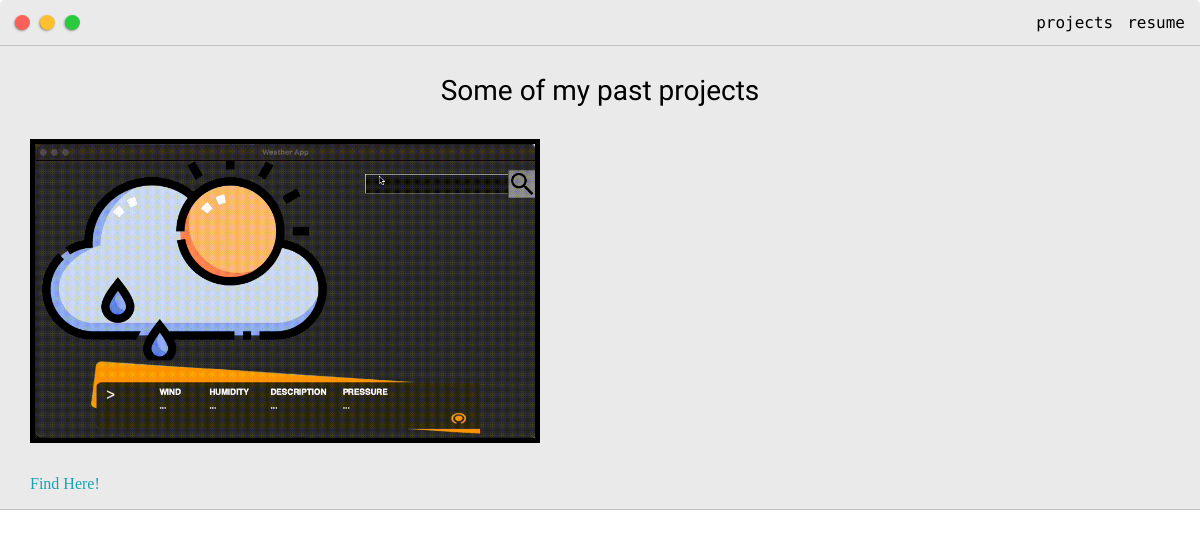
The page /projects/ on the database as committed earlier.
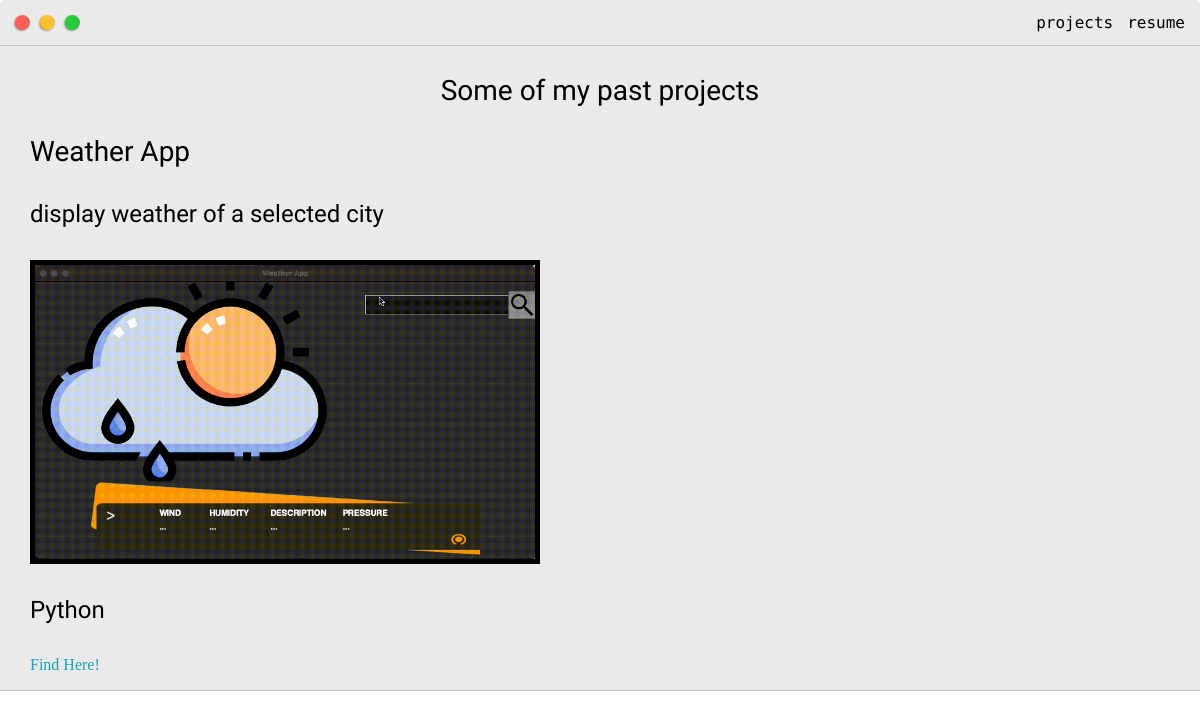
The same page on the database as committed later.
### devPortfolio/models.py (models this page shows)
class Project(models.Model):
    title = models.CharField(max_length=100)
    description= models.CharField(max_length=100)
    technology= models.CharField(max_length=100)
    image= models.ImageField(upload_to='gallery')
    link= models.URLField(max_length=200,null=True)

### devPortfolio/views.py (the view)
# urls.py: path('projects/', views.project_index, name="project_index"),
def project_index(requests):
    projects= Project.objects.all() # performs a query
    url= str(Project.image).replace('static', '')
    context = { #dictonary for projects to set information to templates
        'projects': projects, 'url':url
    }
    return render(requests, 'project_index.html', context)

### devPortfolio/templates/project_index.html (shortened to what this page needs)
{% extends 'main.html' %}
{% block content %}
{% include 'navBar.html' %}
{% load static %}
<head>
	<link rel="stylesheet" type="text/css" href="{% static 'css/default.css' %}">
	<link id="theme-style" rel="stylesheet" type="text/css" href="">
    <section class="s1">
		<div class="main-container">
			<h3 style="text-align: center;">Some of my past projects</h3>
			<h3 style="text-align: Left;">{{projects.0.title}}</h3>
			<h4 style="text-align: Left;">{{projects.0.description}}</h4>
			<div class="box">
				<img id="Weather-App" src="{% static 'img/WeatherApp.gif' %}">
			</div>
			<h4 style="text-align: left;">{{projects.0.technology}}</h4>
			<a style="text-align: left;" href= '{{projects.0.link}}'>Find Here!</a>
		</div>
	</section>
</head>
<head>
<body>
{%endblock content%}

### devPortfolio/templates/main.html (shortened to what this page needs)
<!DOCTYPE html>
<html>
<head>
</head>
<body>
    {% block content %}{% endblock content %}
</body>
</html>

### devPortfolio/templates/navBar.html (shortened to what this page needs)
{% extends 'main.html' %}
{% load static %}
{% block content %}
<div class="nav-wrapper">
	<a href="{% url 'cover' %}">
		<div class="dots-wrapper">
			<div id="dot-1" class="browser-dot"></div>
			<div id="dot-2" class="browser-dot"></div>
			<div id="dot-3" class="browser-dot"></div>
		</div>
	</a>
	<ul id="navigation">
		<li><a href="{% url 'cover' %}projects">projects</a></li>
		<li><a href="{% url 'resume' %}resume">resume</a></li>
	</ul>
</div>
{%endblock content%}

### devPortfolio/templates/project_index.html (style rules this page uses)
img { max-width: 100%; max-height: 100%%; display: block; }
.box { width: 500px; border: 5px solid black; }

Rows that differ between the two databases and show on the page:
added Project: title "Weather App", description "display weather of a selected city", technology "Python"
